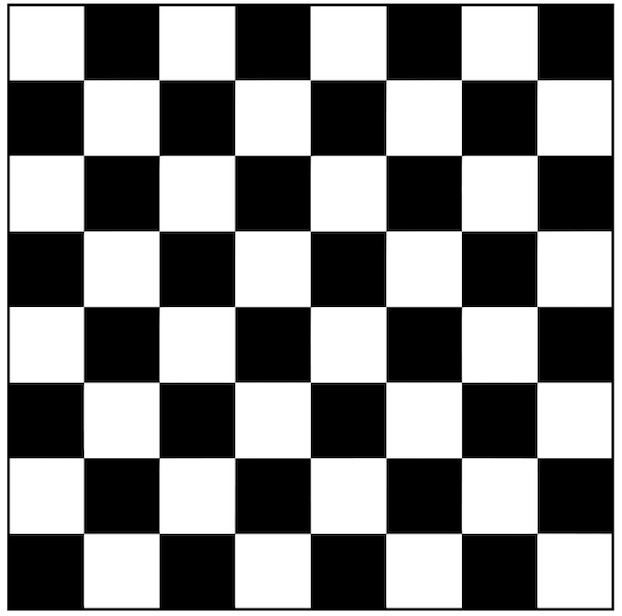
#> input picture images/chess_board.png, 622 x 616 px
$ jupyter execute '11 - Grid Detection.ipynb'
#> lines starting #> are read from the running program, lines starting #| are printed output that depends on the picture; after the words box and inside, x2 and y2 are one past the last pixel; in counts of white or black regions, pixels touching at a corner belong together
[cell 1]
import cv2
import matplotlib.pyplot as plt
import numpy as np

[cell 2]
flat_chess = cv2.imread('images/chess_board.png')
#> flat_chess is the input picture: shape (616, 622, 3); mean B, G, R 131.4, 131.4, 131.4

[cell 3]
plt.imshow(flat_chess)

[cell 4]
found, corners = cv2.findChessboardCorners(flat_chess, (7,7))
#> found = True; corners = 49 rows, first 8: [83.64, 79.82], [158.9, 79.81], [234.7, 79.82], [310.2, 79.82], [385.9, 79.82], [461.4, 79.79], [537.1, 79.93], [83.52, 155.2]
found
#> Out = True

[cell 5]
corners
#> Out has the same summary as corners

[cell 6]
cv2.drawChessboardCorners(flat_chess, (7,7), corners, found)
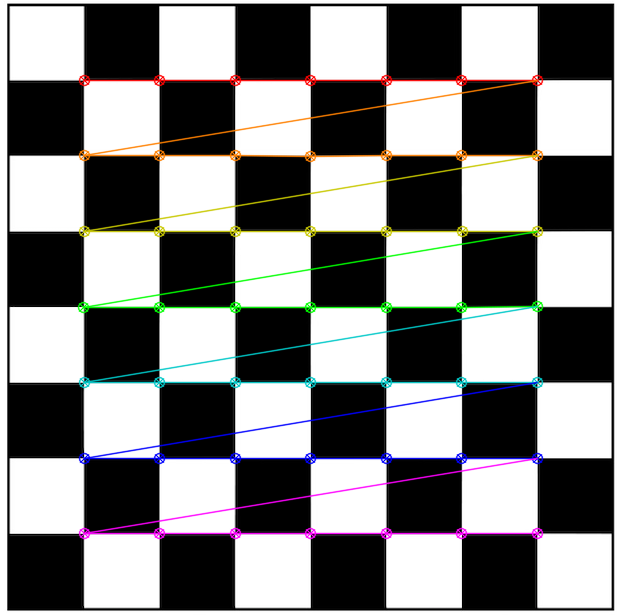
#> flat_chess: shape (616, 622, 3); 5.65% of pixels changed, all inside (x1, y1, x2, y2) = (77, 74, 544, 540)

[cell 7]
plt.imshow(flat_chess)

[cell 8]
dots = cv2.imread('images/dot_grid.png')
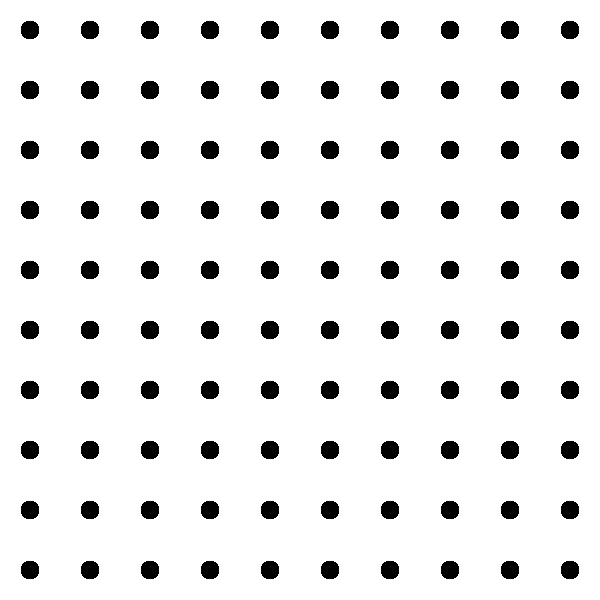
#> input picture images/dot_grid.png, 600 x 600 px
#> dots is the input picture: shape (600, 600, 3); 92.3% white; 100 black regions, largest, box (x1, y1, x2, y2) and area: (21, 21, 39, 39) 276, (81, 21, 99, 39) 276, (141, 21, 159, 39) 276

[cell 9]
plt.imshow(dots)

[cell 10]
found, corners = cv2.findCirclesGrid(dots, (10,10), cv2.CALIB_CB_SYMMETRIC_GRID)
#> corners = 100 rows, first 8: [29.5, 29.5], [89.5, 29.5], [149.5, 29.5], [209.5, 29.5], [269.5, 29.5], [329.5, 29.5], [389.5, 29.5], [449.5, 29.5]
found
#> Out = True

[cell 11]
cv2.drawChessboardCorners(dots, (10,10), corners, found)
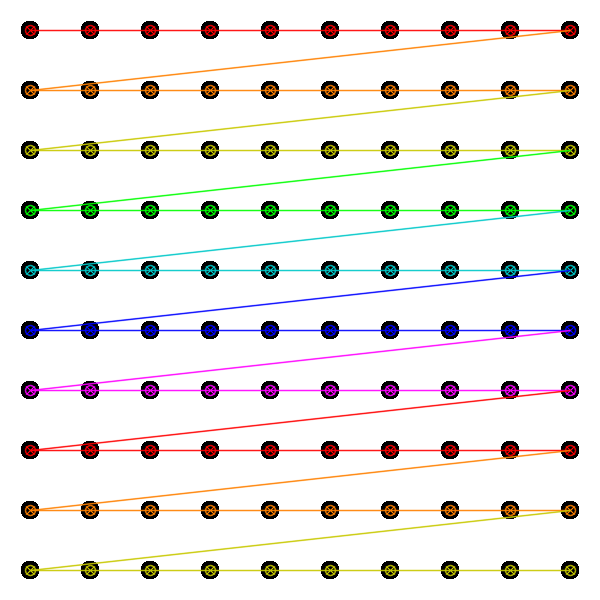
#> dots: shape (600, 600, 3); 10.73% of pixels changed, all inside (x1, y1, x2, y2) = (24, 24, 577, 577)

[cell 12]
plt.imshow(dots)

### Resume

[cell 13]
found, corners = cv2.findChessboardCorners(flat_chess, (7,7))
#> corners = 49 rows, first 8: [82.77, 80.52], [158.5, 80.41], [234.5, 79.08], [310.6, 80.6], [386.3, 78.5], [461.9, 79.73], [538, 79.9], [82.56, 155.3]
cv2.drawChessboardCorners(flat_chess, (7,7), corners, found)
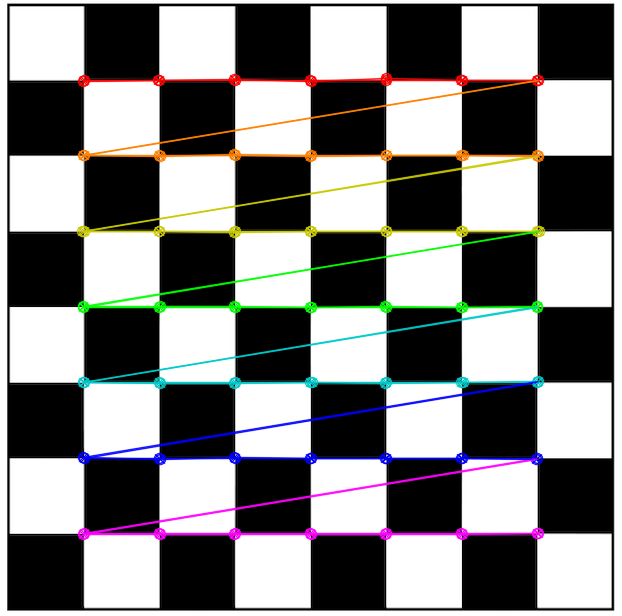
#> flat_chess: shape (616, 622, 3); 5.51% of pixels changed, all inside (x1, y1, x2, y2) = (76, 72, 546, 541)

found, corners = cv2.findCirclesGrid(dots, (10,10), cv2.CALIB_CB_SYMMETRIC_GRID)
#> found = False
cv2.drawChessboardCorners(flat_chess, (7,7), corners, found)
